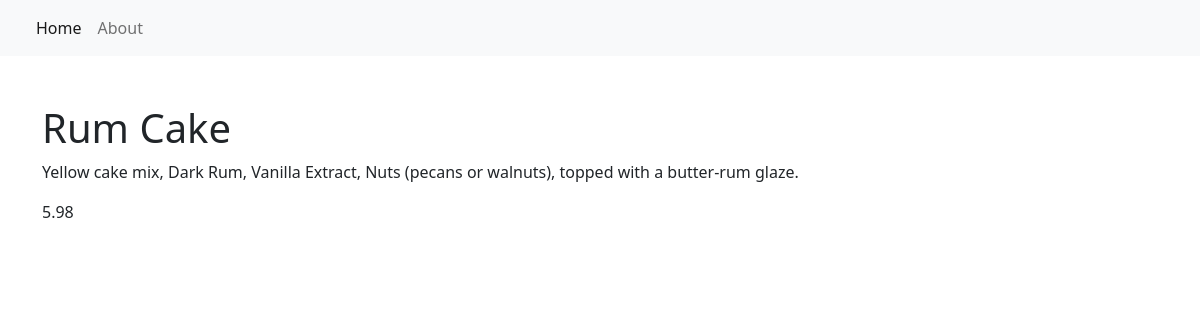
The page /item/6/ on the database its author committed.
### restaurant_menu/models.py (models this page shows, shortened)
class Item(models.Model):
    meal = models.CharField(max_length=1000, unique=True)
    description = models.TextField(max_length=2000)
    price = models.DecimalField(max_digits=10, decimal_places=2)
    meal_type = models.CharField(max_length=200, choices=MEAL_TYPE)
    author = models.ForeignKey(User, on_delete=models.PROTECT)
    status = models.IntegerField(choices=STATUS, default=1)
    date_created = models.DateTimeField(auto_now_add=True)
    date_updated = models.DateTimeField(auto_now=True)

### restaurant_menu/views.py (the view)
# urls.py: path('item/<int:pk>/', views.MenuItemDetail.as_view(), name='menu_item')
class MenuItemDetail(generic.DetailView):
    model = Item
    template_name = "menu_item_detail.html"

### restaurant_menu/templates/menu_item_detail.html
{% extends 'base.html' %}
{% block content %}
    <div class="container">
        <h1 class="pt-5">{{ item.meal }}</h1>
        <p>{{ item.description }}</p>
        <p>{{ item.price }}</p>
    </div>
{% endblock content %}

### rows shown on the page
Item: meal "Rum Cake", description "Yellow cake mix, Dark Rum, Vanilla Extract, Nuts (pecans or walnuts), topped with a butter-rum glaze.", price "5.98"
